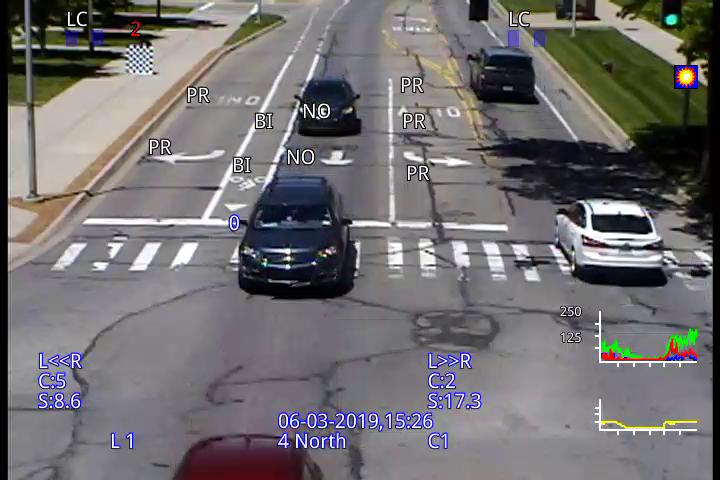
#> input picture old_reference/test_image.png, 720 x 480 px
$ python test.py
#> lines starting #> are read from the running program, lines starting #| are printed output that depends on the picture; after the words box and inside, x2 and y2 are one past the last pixel; in counts of white or black regions, pixels touching at a corner belong together
import cv2
import numpy as np
import matplotlib.pyplot as plt
import math

np.set_printoptions(suppress=True)


def imread(path):

#> called with path = 'test_image.png'
    return cv2.imread(path)
#> returned value is the input picture: shape (480, 720, 3); mean B, G, R 112.7, 110.8, 113.5


def project_3d(p2, x3d, y3d, z3d, w3d, h3d, l3d, ry3d, return_3d=False):
    """
    Projects a 3D box into 2D vertices

    Args:
        p2 (nparray): projection matrix of size 4x4
        x3d: x-coordinate of center of object
        y3d: y-coordinate of center of object
        z3d: z-cordinate of center of object
        w3d: width of object
        h3d: height of object
        l3d: length of object
        ry3d: rotation w.r.t y-axis
    """

    # compute rotational matrix around yaw axis
    R = np.array([[+math.cos(ry3d), 0, +math.sin(ry3d)],
                  [0, 1, 0],
                  [-math.sin(ry3d), 0, +math.cos(ry3d)]])

    # 3D bounding box corners
    x_corners = np.array([0, l3d, l3d, l3d, l3d,   0,   0,   0])
    y_corners = np.array([0, 0,   h3d, h3d,   0,   0, h3d, h3d])
    z_corners = np.array([0, 0,     0, w3d, w3d, w3d, w3d,   0])

    x_corners += -l3d / 2
    y_corners += -h3d / 2
    z_corners += -w3d / 2

    # bounding box in object co-ordinate
    corners_3d = np.array([x_corners, y_corners, z_corners])

    # rotate
    corners_3d = R.dot(corners_3d)

    # translate
    corners_3d += np.array([x3d, y3d, z3d]).reshape((3, 1))

    corners_3D_1 = np.vstack((corners_3d, np.ones((corners_3d.shape[-1]))))
    corners_2D = p2.dot(corners_3D_1)
    corners_2D = corners_2D / corners_2D[2]

    bb3d_lines_verts_idx = [0, 1, 2, 3, 4, 5, 6, 7, 0, 5, 4, 1, 2, 7, 6, 3]

    verts3d = (corners_2D[:, bb3d_lines_verts_idx][:2]).astype(float).T

    if return_3d:
        return verts3d, corners_3d
    else:
        return verts3d


def draw_3d_box(im, verts, color=(0, 200, 200), thickness=1):

#> called with verts = array of shape (16, 2), color = (255, 0, 0), thickness = 1
    for lind in range(0, verts.shape[0] - 1):
        v1 = verts[lind]
        v2 = verts[lind + 1]
        cv2.line(im, (int(v1[0]), int(v1[1])), (int(v2[0]), int(v2[1])), color, thickness)
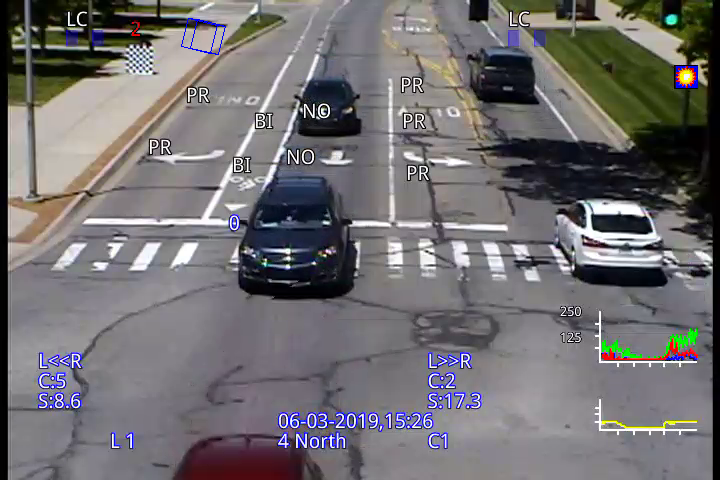
#> im: shape (480, 720, 3); 0.07% of pixels changed, all inside (x1, y1, x2, y2) = (181, 18, 226, 55)


def imshow(im, fig_num=None):

    if fig_num is not None: plt.figure(fig_num)

    if len(im.shape) == 2:
        im = np.tile(im, [3, 1, 1]).transpose([1, 2, 0])

    plt.imshow(cv2.cvtColor(im.astype(np.uint8), cv2.COLOR_RGB2BGR))
    plt.show(block=False)


def main():
    im = imread("test_image.png")

    # P = np.array([[-256.225938736042, -2846.91854827588, -0.275163615602025, 0],
    # [2985.16394007471, -94.2406823999176, -0.0931442548133298, 0],
    # [614.450521678984, -586.119436560467, 0.956874669141205, 0],
    # [888783.157118041, 983556.246007256, 10011.8623890279, 1]])
    # T = np.array([[0.0124866622028966,	-0.922724814060489,	0.385257058058730, -949.716834496361],
    #             [0.968318255488066,	0.107259244918172,	0.225510998552470, -289.973009173372],
    #             [-0.249406975354699,	0.370235562711931,	0.894830592206033, 10607.2908443277]])

    # T = np.array([[-0.208408426360754,	0.238719828072300,	0.948461265158976, -984.855042850143],
    #             [0.976619596416243,	-0.00148562062215848,	0.214969664899822, -89.1277322231390],
    #             [0.0527265750604841,	0.971087347573069,	-0.232828846292492, 9185.11588014885]])

    # T = np.array([[-0.209068665581356,	0.238664694728465,	0.948329824777329, -984.450367952150],
    #             [-0.0530269139060926,	-0.971100658068604,	0.232705088685918, -89.0851246291459],
    #             [0.976462205860333,	-0.00163566160749117,	0.215682370947370, 9181.58714604201]])

    # T = np.array([[-0.209068665581356,-0.0530269139060926,0.976462205860333,-984.450367952150],
    #                 [0.238664694728465,-0.971100658068604,-0.00163566160749117, -89.0851246291459],
    #                 [0.948329824777329,0.232705088685918,0.215682370947370, 9181.58714604201]])

    T = np.array([[0.948329824777329,0.232705088685918,0.215682370947370, -984.450367952150],
    [0.238664694728465,-0.971100658068604,-0.00163566160749117, -89.0851246291459],
    [-0.209068665581356,-0.0530269139060926,0.976462205860333, 9181.58714604201]])

    K = np.array([[3093.39630281130,	0,	0],
                [0,	2955.67509422577,	0],
                [381.301968789228,	169.658566416672,	1]])

    P = np.matmul(K.transpose(), T)


    x3d = 100.0
    y3d = 400.0
    z3d = 1000.0

    w3d = 100.0
    h3d = 100.0
    l3d = 100.0
    rotY = 0
    plt.close('all')
    verts3d = project_3d(P, x3d, y3d, z3d, w3d, h3d, l3d, rotY)
    draw_3d_box(im, verts3d, color=(255, 0, 0))
    imshow(im)

    a =1


if __name__ == '__main__':
    main()
